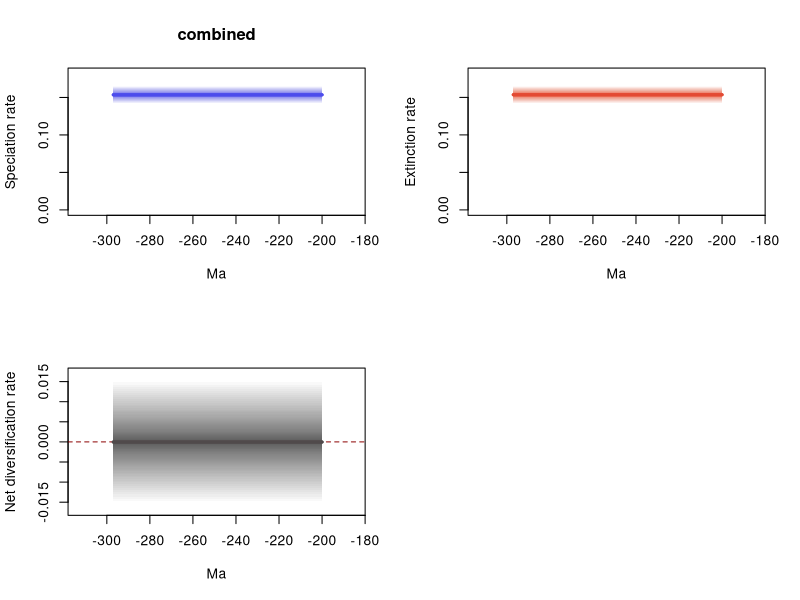

Source code (R):
# 1 files combined:
# 	C:\Users\SimoesLabAdmin\Documents\BDNN_Arielli\reptilia\mcmc_no_predictors\A_mcmc_200_Iterations/combined_10_marginal_rates.log

# 95% HPDs calculated using code from Biopy (https://www.cs.auckland.ac.nz/~yhel002/biopy/)

pdf(file='C:/Users/SimoesLabAdmin/Documents/BDNN_Arielli/reptilia/mcmc_no_predictors/A_mcmc_200_Iterations/combined_10_marginal_rates_RTT.pdf',width=10.8, height=8.4)
par(mfrow=c(2,2))
library(scales)
plot_RTT <- function (age,hpd_M,hpd_m,mean_m,color){
    N=100
    beta=(1:(N-1))/N
    alpha_shape=0.25
    cat=1-(beta^(1./alpha_shape))
    for (i in 1:(N-1)){
        trans= 1/N + 2/N
        polygon(c(age, rev(age)), c(hpd_M-((hpd_M-mean_m)*cat[i]), rev(hpd_m+((mean_m-hpd_m)*cat[i]))), col = alpha(color,trans), border = NA)
    }
    lines(rev(age), rev(mean_m), col = color, lwd=3)
}
    
L_hpd_m95=c(NA, NA,NA,NA,NA,NA,NA,NA,NA,NA,NA,NA,NA,NA,NA,NA,NA,NA,NA,NA,NA,NA,NA,NA,NA,NA,NA,NA,NA,NA,NA,NA,NA,NA,NA,NA,NA,NA,NA,NA,NA,NA,NA,NA,NA,NA,NA,NA,NA,NA,NA,NA,NA,NA,NA,NA,NA,NA,NA,NA,NA,NA,NA,NA,NA,NA,NA,NA,NA,NA,NA,NA,NA,NA,NA,NA,NA,NA,NA,NA,NA,NA,NA,NA,NA,NA,NA,NA,NA,NA,NA,NA,NA,NA,NA,NA,NA,NA,NA,NA,NA,NA,NA,NA,NA,NA,NA,NA,NA,NA,NA,NA,NA,NA,NA,NA,NA,NA,NA,NA,NA,NA,NA,NA,NA,NA,NA,NA,NA,NA,NA,NA,NA,NA,NA,NA,NA,NA,NA,NA,NA,NA,NA,NA,NA,NA,NA,NA,NA,NA,NA,NA,NA,NA,NA,NA,NA,NA,NA,NA,NA,NA,NA,NA,NA,NA,NA,NA,NA,NA,NA,NA,NA,NA,NA,NA,NA,NA,NA,NA,NA,NA,NA,NA,NA,NA,NA,NA,NA,NA,NA,NA,NA,NA,NA,NA,NA,NA,NA,NA,0.141696,0.141696,0.141696,0.141696,0.141696,0.141696,0.141696,0.141696,0.141696,0.141696,0.141696,0.141696,0.141696,0.141696,0.141696,0.141696,0.141696,0.141696,0.141696,0.141696,0.141696,0.141696,0.141696,0.141696,0.141696,0.141696,0.141696,0.141696,0.141696,0.141696,0.141696,0.141696,0.141696,0.141696,0.141696,0.141696,0.141696,0.141696,0.141696,0.141696,0.141696,0.141696,0.141696,0.141696,0.141696,0.141696,0.141696,0.141696,0.141696,0.141696,0.141696,0.141696,0.141696,0.141696,0.141696,0.141696,0.141696,0.141696,0.141696,0.141696,0.141696,0.141696,0.141696,0.141696,0.141696,0.141696,0.141696,0.141696,0.141696,0.141696,0.141696,0.141696,0.141696,0.141696,0.141696,0.141696,0.141696,0.141696,0.141696,0.141696,0.141696,0.141696,0.141696,0.141696,0.141696,0.141696,0.141696,0.141696,0.141696,0.141696,0.141696,0.141696,0.141696,0.141696,0.141696,0.141696,0.141696,0.141696)
L_hpd_M95=c(NA, NA,NA,NA,NA,NA,NA,NA,NA,NA,NA,NA,NA,NA,NA,NA,NA,NA,NA,NA,NA,NA,NA,NA,NA,NA,NA,NA,NA,NA,NA,NA,NA,NA,NA,NA,NA,NA,NA,NA,NA,NA,NA,NA,NA,NA,NA,NA,NA,NA,NA,NA,NA,NA,NA,NA,NA,NA,NA,NA,NA,NA,NA,NA,NA,NA,NA,NA,NA,NA,NA,NA,NA,NA,NA,NA,NA,NA,NA,NA,NA,NA,NA,NA,NA,NA,NA,NA,NA,NA,NA,NA,NA,NA,NA,NA,NA,NA,NA,NA,NA,NA,NA,NA,NA,NA,NA,NA,NA,NA,NA,NA,NA,NA,NA,NA,NA,NA,NA,NA,NA,NA,NA,NA,NA,NA,NA,NA,NA,NA,NA,NA,NA,NA,NA,NA,NA,NA,NA,NA,NA,NA,NA,NA,NA,NA,NA,NA,NA,NA,NA,NA,NA,NA,NA,NA,NA,NA,NA,NA,NA,NA,NA,NA,NA,NA,NA,NA,NA,NA,NA,NA,NA,NA,NA,NA,NA,NA,NA,NA,NA,NA,NA,NA,NA,NA,NA,NA,NA,NA,NA,NA,NA,NA,NA,NA,NA,NA,NA,NA,0.165401,0.165401,0.165401,0.165401,0.165401,0.165401,0.165401,0.165401,0.165401,0.165401,0.165401,0.165401,0.165401,0.165401,0.165401,0.165401,0.165401,0.165401,0.165401,0.165401,0.165401,0.165401,0.165401,0.165401,0.165401,0.165401,0.165401,0.165401,0.165401,0.165401,0.165401,0.165401,0.165401,0.165401,0.165401,0.165401,0.165401,0.165401,0.165401,0.165401,0.165401,0.165401,0.165401,0.165401,0.165401,0.165401,0.165401,0.165401,0.165401,0.165401,0.165401,0.165401,0.165401,0.165401,0.165401,0.165401,0.165401,0.165401,0.165401,0.165401,0.165401,0.165401,0.165401,0.165401,0.165401,0.165401,0.165401,0.165401,0.165401,0.165401,0.165401,0.165401,0.165401,0.165401,0.165401,0.165401,0.165401,0.165401,0.165401,0.165401,0.165401,0.165401,0.165401,0.165401,0.165401,0.165401,0.165401,0.165401,0.165401,0.165401,0.165401,0.165401,0.165401,0.165401,0.165401,0.165401,0.165401,0.165401)
M_hpd_m95=c(NA, NA,NA,NA,NA,NA,NA,NA,NA,NA,NA,NA,NA,NA,NA,NA,NA,NA,NA,NA,NA,NA,NA,NA,NA,NA,NA,NA,NA,NA,NA,NA,NA,NA,NA,NA,NA,NA,NA,NA,NA,NA,NA,NA,NA,NA,NA,NA,NA,NA,NA,NA,NA,NA,NA,NA,NA,NA,NA,NA,NA,NA,NA,NA,NA,NA,NA,NA,NA,NA,NA,NA,NA,NA,NA,NA,NA,NA,NA,NA,NA,NA,NA,NA,NA,NA,NA,NA,NA,NA,NA,NA,NA,NA,NA,NA,NA,NA,NA,NA,NA,NA,NA,NA,NA,NA,NA,NA,NA,NA,NA,NA,NA,NA,NA,NA,NA,NA,NA,NA,NA,NA,NA,NA,NA,NA,NA,NA,NA,NA,NA,NA,NA,NA,NA,NA,NA,NA,NA,NA,NA,NA,NA,NA,NA,NA,NA,NA,NA,NA,NA,NA,NA,NA,NA,NA,NA,NA,NA,NA,NA,NA,NA,NA,NA,NA,NA,NA,NA,NA,NA,NA,NA,NA,NA,NA,NA,NA,NA,NA,NA,NA,NA,NA,NA,NA,NA,NA,NA,NA,NA,NA,NA,NA,NA,NA,NA,NA,NA,NA,0.141657,0.141657,0.141657,0.141657,0.141657,0.141657,0.141657,0.141657,0.141657,0.141657,0.141657,0.141657,0.141657,0.141657,0.141657,0.141657,0.141657,0.141657,0.141657,0.141657,0.141657,0.141657,0.141657,0.141657,0.141657,0.141657,0.141657,0.141657,0.141657,0.141657,0.141657,0.141657,0.141657,0.141657,0.141657,0.141657,0.141657,0.141657,0.141657,0.141657,0.141657,0.141657,0.141657,0.141657,0.141657,0.141657,0.141657,0.141657,0.141657,0.141657,0.141657,0.141657,0.141657,0.141657,0.141657,0.141657,0.141657,0.141657,0.141657,0.141657,0.141657,0.141657,0.141657,0.141657,0.141657,0.141657,0.141657,0.141657,0.141657,0.141657,0.141657,0.141657,0.141657,0.141657,0.141657,0.141657,0.141657,0.141657,0.141657,0.141657,0.141657,0.141657,0.141657,0.141657,0.141657,0.141657,0.141657,0.141657,0.141657,0.141657,0.141657,0.141657,0.141657,0.141657,0.141657,0.141657,0.141657,0.141657)
M_hpd_M95=c(NA, NA,NA,NA,NA,NA,NA,NA,NA,NA,NA,NA,NA,NA,NA,NA,NA,NA,NA,NA,NA,NA,NA,NA,NA,NA,NA,NA,NA,NA,NA,NA,NA,NA,NA,NA,NA,NA,NA,NA,NA,NA,NA,NA,NA,NA,NA,NA,NA,NA,NA,NA,NA,NA,NA,NA,NA,NA,NA,NA,NA,NA,NA,NA,NA,NA,NA,NA,NA,NA,NA,NA,NA,NA,NA,NA,NA,NA,NA,NA,NA,NA,NA,NA,NA,NA,NA,NA,NA,NA,NA,NA,NA,NA,NA,NA,NA,NA,NA,NA,NA,NA,NA,NA,NA,NA,NA,NA,NA,NA,NA,NA,NA,NA,NA,NA,NA,NA,NA,NA,NA,NA,NA,NA,NA,NA,NA,NA,NA,NA,NA,NA,NA,NA,NA,NA,NA,NA,NA,NA,NA,NA,NA,NA,NA,NA,NA,NA,NA,NA,NA,NA,NA,NA,NA,NA,NA,NA,NA,NA,NA,NA,NA,NA,NA,NA,NA,NA,NA,NA,NA,NA,NA,NA,NA,NA,NA,NA,NA,NA,NA,NA,NA,NA,NA,NA,NA,NA,NA,NA,NA,NA,NA,NA,NA,NA,NA,NA,NA,NA,0.165317,0.165317,0.165317,0.165317,0.165317,0.165317,0.165317,0.165317,0.165317,0.165317,0.165317,0.165317,0.165317,0.165317,0.165317,0.165317,0.165317,0.165317,0.165317,0.165317,0.165317,0.165317,0.165317,0.165317,0.165317,0.165317,0.165317,0.165317,0.165317,0.165317,0.165317,0.165317,0.165317,0.165317,0.165317,0.165317,0.165317,0.165317,0.165317,0.165317,0.165317,0.165317,0.165317,0.165317,0.165317,0.165317,0.165317,0.165317,0.165317,0.165317,0.165317,0.165317,0.165317,0.165317,0.165317,0.165317,0.165317,0.165317,0.165317,0.165317,0.165317,0.165317,0.165317,0.165317,0.165317,0.165317,0.165317,0.165317,0.165317,0.165317,0.165317,0.165317,0.165317,0.165317,0.165317,0.165317,0.165317,0.165317,0.165317,0.165317,0.165317,0.165317,0.165317,0.165317,0.165317,0.165317,0.165317,0.165317,0.165317,0.165317,0.165317,0.165317,0.165317,0.165317,0.165317,0.165317,0.165317,0.165317)
R_hpd_m95=c(NA, NA,NA,NA,NA,NA,NA,NA,NA,NA,NA,NA,NA,NA,NA,NA,NA,NA,NA,NA,NA,NA,NA,NA,NA,NA,NA,NA,NA,NA,NA,NA,NA,NA,NA,NA,NA,NA,NA,NA,NA,NA,NA,NA,NA,NA,NA,NA,NA,NA,NA,NA,NA,NA,NA,NA,NA,NA,NA,NA,NA,NA,NA,NA,NA,NA,NA,NA,NA,NA,NA,NA,NA,NA,NA,NA,NA,NA,NA,NA,NA,NA,NA,NA,NA,NA,NA,NA,NA,NA,NA,NA,NA,NA,NA,NA,NA,NA,NA,NA,NA,NA,NA,NA,NA,NA,NA,NA,NA,NA,NA,NA,NA,NA,NA,NA,NA,NA,NA,NA,NA,NA,NA,NA,NA,NA,NA,NA,NA,NA,NA,NA,NA,NA,NA,NA,NA,NA,NA,NA,NA,NA,NA,NA,NA,NA,NA,NA,NA,NA,NA,NA,NA,NA,NA,NA,NA,NA,NA,NA,NA,NA,NA,NA,NA,NA,NA,NA,NA,NA,NA,NA,NA,NA,NA,NA,NA,NA,NA,NA,NA,NA,NA,NA,NA,NA,NA,NA,NA,NA,NA,NA,NA,NA,NA,NA,NA,NA,NA,NA,-0.015375,-0.015375,-0.015375,-0.015375,-0.015375,-0.015375,-0.015375,-0.015375,-0.015375,-0.015375,-0.015375,-0.015375,-0.015375,-0.015375,-0.015375,-0.015375,-0.015375,-0.015375,-0.015375,-0.015375,-0.015375,-0.015375,-0.015375,-0.015375,-0.015375,-0.015375,-0.015375,-0.015375,-0.015375,-0.015375,-0.015375,-0.015375,-0.015375,-0.015375,-0.015375,-0.015375,-0.015375,-0.015375,-0.015375,-0.015375,-0.015375,-0.015375,-0.015375,-0.015375,-0.015375,-0.015375,-0.015375,-0.015375,-0.015375,-0.015375,-0.015375,-0.015375,-0.015375,-0.015375,-0.015375,-0.015375,-0.015375,-0.015375,-0.015375,-0.015375,-0.015375,-0.015375,-0.015375,-0.015375,-0.015375,-0.015375,-0.015375,-0.015375,-0.015375,-0.015375,-0.015375,-0.015375,-0.015375,-0.015375,-0.015375,-0.015375,-0.015375,-0.015375,-0.015375,-0.015375,-0.015375,-0.015375,-0.015375,-0.015375,-0.015375,-0.015375,-0.015375,-0.015375,-0.015375,-0.015375,-0.015375,-0.015375,-0.015375,-0.015375,-0.015375,-0.015375,-0.015375,-0.015375)
R_hpd_M95=c(NA, NA,NA,NA,NA,NA,NA,NA,NA,NA,NA,NA,NA,NA,NA,NA,NA,NA,NA,NA,NA,NA,NA,NA,NA,NA,NA,NA,NA,NA,NA,NA,NA,NA,NA,NA,NA,NA,NA,NA,NA,NA,NA,NA,NA,NA,NA,NA,NA,NA,NA,NA,NA,NA,NA,NA,NA,NA,NA,NA,NA,NA,NA,NA,NA,NA,NA,NA,NA,NA,NA,NA,NA,NA,NA,NA,NA,NA,NA,NA,NA,NA,NA,NA,NA,NA,NA,NA,NA,NA,NA,NA,NA,NA,NA,NA,NA,NA,NA,NA,NA,NA,NA,NA,NA,NA,NA,NA,NA,NA,NA,NA,NA,NA,NA,NA,NA,NA,NA,NA,NA,NA,NA,NA,NA,NA,NA,NA,NA,NA,NA,NA,NA,NA,NA,NA,NA,NA,NA,NA,NA,NA,NA,NA,NA,NA,NA,NA,NA,NA,NA,NA,NA,NA,NA,NA,NA,NA,NA,NA,NA,NA,NA,NA,NA,NA,NA,NA,NA,NA,NA,NA,NA,NA,NA,NA,NA,NA,NA,NA,NA,NA,NA,NA,NA,NA,NA,NA,NA,NA,NA,NA,NA,NA,NA,NA,NA,NA,NA,NA,0.015465,0.015465,0.015465,0.015465,0.015465,0.015465,0.015465,0.015465,0.015465,0.015465,0.015465,0.015465,0.015465,0.015465,0.015465,0.015465,0.015465,0.015465,0.015465,0.015465,0.015465,0.015465,0.015465,0.015465,0.015465,0.015465,0.015465,0.015465,0.015465,0.015465,0.015465,0.015465,0.015465,0.015465,0.015465,0.015465,0.015465,0.015465,0.015465,0.015465,0.015465,0.015465,0.015465,0.015465,0.015465,0.015465,0.015465,0.015465,0.015465,0.015465,0.015465,0.015465,0.015465,0.015465,0.015465,0.015465,0.015465,0.015465,0.015465,0.015465,0.015465,0.015465,0.015465,0.015465,0.015465,0.015465,0.015465,0.015465,0.015465,0.015465,0.015465,0.015465,0.015465,0.015465,0.015465,0.015465,0.015465,0.015465,0.015465,0.015465,0.015465,0.015465,0.015465,0.015465,0.015465,0.015465,0.015465,0.015465,0.015465,0.015465,0.015465,0.015465,0.015465,0.015465,0.015465,0.015465,0.015465,0.015465)
L_mean=c(NA, NA,NA,NA,NA,NA,NA,NA,NA,NA,NA,NA,NA,NA,NA,NA,NA,NA,NA,NA,NA,NA,NA,NA,NA,NA,NA,NA,NA,NA,NA,NA,NA,NA,NA,NA,NA,NA,NA,NA,NA,NA,NA,NA,NA,NA,NA,NA,NA,NA,NA,NA,NA,NA,NA,NA,NA,NA,NA,NA,NA,NA,NA,NA,NA,NA,NA,NA,NA,NA,NA,NA,NA,NA,NA,NA,NA,NA,NA,NA,NA,NA,NA,NA,NA,NA,NA,NA,NA,NA,NA,NA,NA,NA,NA,NA,NA,NA,NA,NA,NA,NA,NA,NA,NA,NA,NA,NA,NA,NA,NA,NA,NA,NA,NA,NA,NA,NA,NA,NA,NA,NA,NA,NA,NA,NA,NA,NA,NA,NA,NA,NA,NA,NA,NA,NA,NA,NA,NA,NA,NA,NA,NA,NA,NA,NA,NA,NA,NA,NA,NA,NA,NA,NA,NA,NA,NA,NA,NA,NA,NA,NA,NA,NA,NA,NA,NA,NA,NA,NA,NA,NA,NA,NA,NA,NA,NA,NA,NA,NA,NA,NA,NA,NA,NA,NA,NA,NA,NA,NA,NA,NA,NA,NA,NA,NA,NA,NA,NA,NA,0.153517754288889,0.153517754288889,0.153517754288889,0.153517754288889,0.153517754288889,0.153517754288889,0.153517754288889,0.153517754288889,0.153517754288889,0.153517754288889,0.153517754288889,0.153517754288889,0.153517754288889,0.153517754288889,0.153517754288889,0.153517754288889,0.153517754288889,0.153517754288889,0.153517754288889,0.153517754288889,0.153517754288889,0.153517754288889,0.153517754288889,0.153517754288889,0.153517754288889,0.153517754288889,0.153517754288889,0.153517754288889,0.153517754288889,0.153517754288889,0.153517754288889,0.153517754288889,0.153517754288889,0.153517754288889,0.153517754288889,0.153517754288889,0.153517754288889,0.153517754288889,0.153517754288889,0.153517754288889,0.153517754288889,0.153517754288889,0.153517754288889,0.153517754288889,0.153517754288889,0.153517754288889,0.153517754288889,0.153517754288889,0.153517754288889,0.153517754288889,0.153517754288889,0.153517754288889,0.153517754288889,0.153517754288889,0.153517754288889,0.153517754288889,0.153517754288889,0.153517754288889,0.153517754288889,0.153517754288889,0.153517754288889,0.153517754288889,0.153517754288889,0.153517754288889,0.153517754288889,0.153517754288889,0.153517754288889,0.153517754288889,0.153517754288889,0.153517754288889,0.153517754288889,0.153517754288889,0.153517754288889,0.153517754288889,0.153517754288889,0.153517754288889,0.153517754288889,0.153517754288889,0.153517754288889,0.153517754288889,0.153517754288889,0.153517754288889,0.153517754288889,0.153517754288889,0.153517754288889,0.153517754288889,0.153517754288889,0.153517754288889,0.153517754288889,0.153517754288889,0.153517754288889,0.153517754288889,0.153517754288889,0.153517754288889,0.153517754288889,0.153517754288889,0.153517754288889,0.153517754288889)
M_mean=c(NA, NA,NA,NA,NA,NA,NA,NA,NA,NA,NA,NA,NA,NA,NA,NA,NA,NA,NA,NA,NA,NA,NA,NA,NA,NA,NA,NA,NA,NA,NA,NA,NA,NA,NA,NA,NA,NA,NA,NA,NA,NA,NA,NA,NA,NA,NA,NA,NA,NA,NA,NA,NA,NA,NA,NA,NA,NA,NA,NA,NA,NA,NA,NA,NA,NA,NA,NA,NA,NA,NA,NA,NA,NA,NA,NA,NA,NA,NA,NA,NA,NA,NA,NA,NA,NA,NA,NA,NA,NA,NA,NA,NA,NA,NA,NA,NA,NA,NA,NA,NA,NA,NA,NA,NA,NA,NA,NA,NA,NA,NA,NA,NA,NA,NA,NA,NA,NA,NA,NA,NA,NA,NA,NA,NA,NA,NA,NA,NA,NA,NA,NA,NA,NA,NA,NA,NA,NA,NA,NA,NA,NA,NA,NA,NA,NA,NA,NA,NA,NA,NA,NA,NA,NA,NA,NA,NA,NA,NA,NA,NA,NA,NA,NA,NA,NA,NA,NA,NA,NA,NA,NA,NA,NA,NA,NA,NA,NA,NA,NA,NA,NA,NA,NA,NA,NA,NA,NA,NA,NA,NA,NA,NA,NA,NA,NA,NA,NA,NA,NA,0.153547748511111,0.153547748511111,0.153547748511111,0.153547748511111,0.153547748511111,0.153547748511111,0.153547748511111,0.153547748511111,0.153547748511111,0.153547748511111,0.153547748511111,0.153547748511111,0.153547748511111,0.153547748511111,0.153547748511111,0.153547748511111,0.153547748511111,0.153547748511111,0.153547748511111,0.153547748511111,0.153547748511111,0.153547748511111,0.153547748511111,0.153547748511111,0.153547748511111,0.153547748511111,0.153547748511111,0.153547748511111,0.153547748511111,0.153547748511111,0.153547748511111,0.153547748511111,0.153547748511111,0.153547748511111,0.153547748511111,0.153547748511111,0.153547748511111,0.153547748511111,0.153547748511111,0.153547748511111,0.153547748511111,0.153547748511111,0.153547748511111,0.153547748511111,0.153547748511111,0.153547748511111,0.153547748511111,0.153547748511111,0.153547748511111,0.153547748511111,0.153547748511111,0.153547748511111,0.153547748511111,0.153547748511111,0.153547748511111,0.153547748511111,0.153547748511111,0.153547748511111,0.153547748511111,0.153547748511111,0.153547748511111,0.153547748511111,0.153547748511111,0.153547748511111,0.153547748511111,0.153547748511111,0.153547748511111,0.153547748511111,0.153547748511111,0.153547748511111,0.153547748511111,0.153547748511111,0.153547748511111,0.153547748511111,0.153547748511111,0.153547748511111,0.153547748511111,0.153547748511111,0.153547748511111,0.153547748511111,0.153547748511111,0.153547748511111,0.153547748511111,0.153547748511111,0.153547748511111,0.153547748511111,0.153547748511111,0.153547748511111,0.153547748511111,0.153547748511111,0.153547748511111,0.153547748511111,0.153547748511111,0.153547748511111,0.153547748511111,0.153547748511111,0.153547748511111,0.153547748511111)
R_mean=c(NA, NA,NA,NA,NA,NA,NA,NA,NA,NA,NA,NA,NA,NA,NA,NA,NA,NA,NA,NA,NA,NA,NA,NA,NA,NA,NA,NA,NA,NA,NA,NA,NA,NA,NA,NA,NA,NA,NA,NA,NA,NA,NA,NA,NA,NA,NA,NA,NA,NA,NA,NA,NA,NA,NA,NA,NA,NA,NA,NA,NA,NA,NA,NA,NA,NA,NA,NA,NA,NA,NA,NA,NA,NA,NA,NA,NA,NA,NA,NA,NA,NA,NA,NA,NA,NA,NA,NA,NA,NA,NA,NA,NA,NA,NA,NA,NA,NA,NA,NA,NA,NA,NA,NA,NA,NA,NA,NA,NA,NA,NA,NA,NA,NA,NA,NA,NA,NA,NA,NA,NA,NA,NA,NA,NA,NA,NA,NA,NA,NA,NA,NA,NA,NA,NA,NA,NA,NA,NA,NA,NA,NA,NA,NA,NA,NA,NA,NA,NA,NA,NA,NA,NA,NA,NA,NA,NA,NA,NA,NA,NA,NA,NA,NA,NA,NA,NA,NA,NA,NA,NA,NA,NA,NA,NA,NA,NA,NA,NA,NA,NA,NA,NA,NA,NA,NA,NA,NA,NA,NA,NA,NA,NA,NA,NA,NA,NA,NA,NA,NA,-2.9995244444e-05,-2.9995244444e-05,-2.9995244444e-05,-2.9995244444e-05,-2.9995244444e-05,-2.9995244444e-05,-2.9995244444e-05,-2.9995244444e-05,-2.9995244444e-05,-2.9995244444e-05,-2.9995244444e-05,-2.9995244444e-05,-2.9995244444e-05,-2.9995244444e-05,-2.9995244444e-05,-2.9995244444e-05,-2.9995244444e-05,-2.9995244444e-05,-2.9995244444e-05,-2.9995244444e-05,-2.9995244444e-05,-2.9995244444e-05,-2.9995244444e-05,-2.9995244444e-05,-2.9995244444e-05,-2.9995244444e-05,-2.9995244444e-05,-2.9995244444e-05,-2.9995244444e-05,-2.9995244444e-05,-2.9995244444e-05,-2.9995244444e-05,-2.9995244444e-05,-2.9995244444e-05,-2.9995244444e-05,-2.9995244444e-05,-2.9995244444e-05,-2.9995244444e-05,-2.9995244444e-05,-2.9995244444e-05,-2.9995244444e-05,-2.9995244444e-05,-2.9995244444e-05,-2.9995244444e-05,-2.9995244444e-05,-2.9995244444e-05,-2.9995244444e-05,-2.9995244444e-05,-2.9995244444e-05,-2.9995244444e-05,-2.9995244444e-05,-2.9995244444e-05,-2.9995244444e-05,-2.9995244444e-05,-2.9995244444e-05,-2.9995244444e-05,-2.9995244444e-05,-2.9995244444e-05,-2.9995244444e-05,-2.9995244444e-05,-2.9995244444e-05,-2.9995244444e-05,-2.9995244444e-05,-2.9995244444e-05,-2.9995244444e-05,-2.9995244444e-05,-2.9995244444e-05,-2.9995244444e-05,-2.9995244444e-05,-2.9995244444e-05,-2.9995244444e-05,-2.9995244444e-05,-2.9995244444e-05,-2.9995244444e-05,-2.9995244444e-05,-2.9995244444e-05,-2.9995244444e-05,-2.9995244444e-05,-2.9995244444e-05,-2.9995244444e-05,-2.9995244444e-05,-2.9995244444e-05,-2.9995244444e-05,-2.9995244444e-05,-2.9995244444e-05,-2.9995244444e-05,-2.9995244444e-05,-2.9995244444e-05,-2.9995244444e-05,-2.9995244444e-05,-2.9995244444e-05,-2.9995244444e-05,-2.9995244444e-05,-2.9995244444e-05,-2.9995244444e-05,-2.9995244444e-05,-2.9995244444e-05,-2.9995244444e-05)
trans=0.5
age=(0:(298-1))* -1
plot(age,age,type = 'n', ylim = c(0, 0.1819411), xlim = c(-312.9,-185.1), ylab = 'Speciation rate', xlab = 'Ma',main='combined' )
plot_RTT(age,L_hpd_M95,L_hpd_m95,L_mean,"#4c4cec")
lines(rev(age), rev(L_mean), col = "#4c4cec", lwd=3)
plot(age,age,type = 'n', ylim = c(0, 0.1818487), xlim = c(-312.9,-185.1), ylab = 'Extinction rate', xlab = 'Ma' )
plot_RTT(age,M_hpd_M95,M_hpd_m95,M_mean,"#e34a33")
lines(rev(age), rev(M_mean), col = "#e34a33", lwd=3)
plot(age,age,type = 'n', ylim = c(-0.0169125, 0.017011500000000002), xlim = c(-312.9,-185.1), ylab = 'Net diversification rate', xlab = 'Ma' )
abline(h=0,lty=2,col="darkred")
plot_RTT(age,R_hpd_M95,R_hpd_m95,R_mean,"#504A4B")
lines(rev(age), rev(R_mean), col = "#504A4B", lwd=3)
n <- dev.off()
